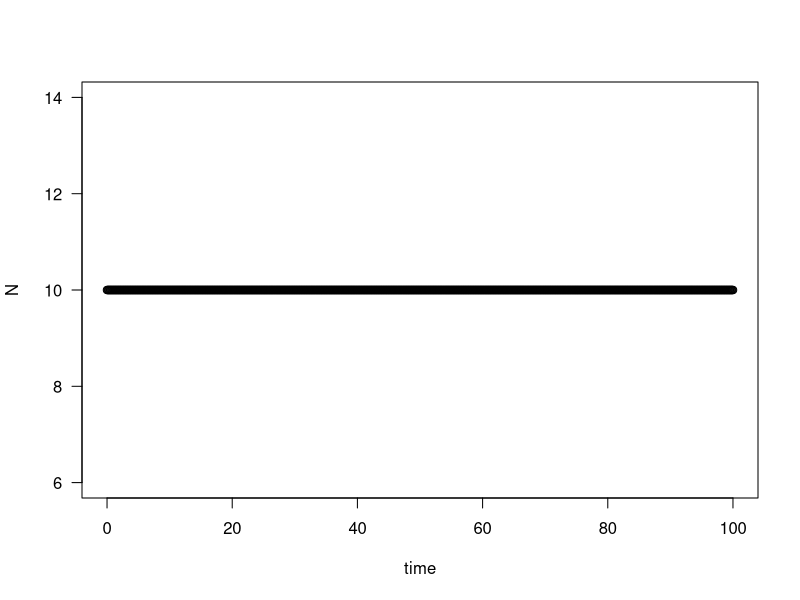
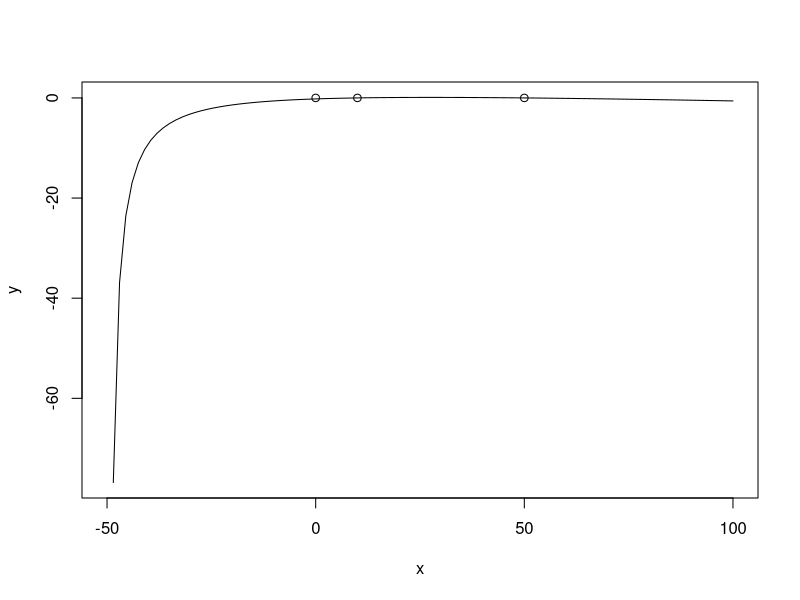

Generate these figures, in order, with R:
## ---- chunk 1
knitr::opts_chunk$set(echo = TRUE)
## ---- chunk 2
r <- log(2)/109
log(10^12)/r
## ---- chunk 3
require(deSolve)
## Loading required package: deSolve
# Initial values
state <- c(N=10)
times <- seq(0,100,by=0.1)

# Parameters
parameters <- c(b = 2.4,c=0.02,M=50,d=0.2)

# Model
sterile_insect <- function(t,state,parameters){
  with(as.list(c(state,parameters)),{
       dN <- b*N/(N+M) - d - c*N
      list(c(dN))   
  })}

# Solve model and plot results
out <- ode(y = state,times=times,func=sterile_insect,parms=parameters)
par(mfrow=c(1,1))
plot(out[,1],out[,2],ylab='N',xlab='time',las=1)
## ---- chunk 4
# Straight line at:
# N0 <- 0 # given eq. point
N1 <- 10
N2 <- 50

#parameters
b = 2.4
c=0.02
M=50
d=0.2

# coordinates
x <-c(0,10,50)
y <- c(0,0,0)
points <- cbind(x,y)

curve(b*x/(x+M)-d-c*x, from = -50, to = 100, xlab = "x", ylab = "y")
points(points)

# I couldn't figure out how to make the open and closed points
